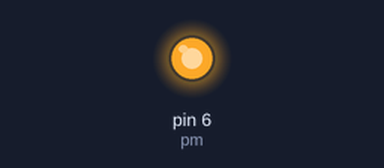
A sketch run on a simulated Arduino Uno, built with avr-gcc and run on an emulated ATmega328P. Shown: output pins drawn as LEDs (lit = HIGH).

Above: at 0.1 s.
Timing chart, 0 to 1.6 s (numbered marks = the images above):
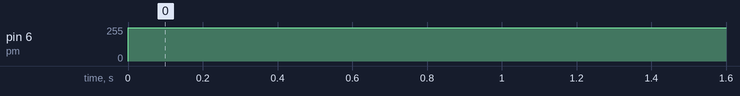

Measured:
- by itself, pin 6 (pm): 0/255 → 250/255 at 0.00 s

The sketch:

servo_motor.ino
```cpp
#define pm 6
void setup() {
  pinMode(pm, OUTPUT);
}

void loop() {
  analogWrite(pm, 250);

}
```
